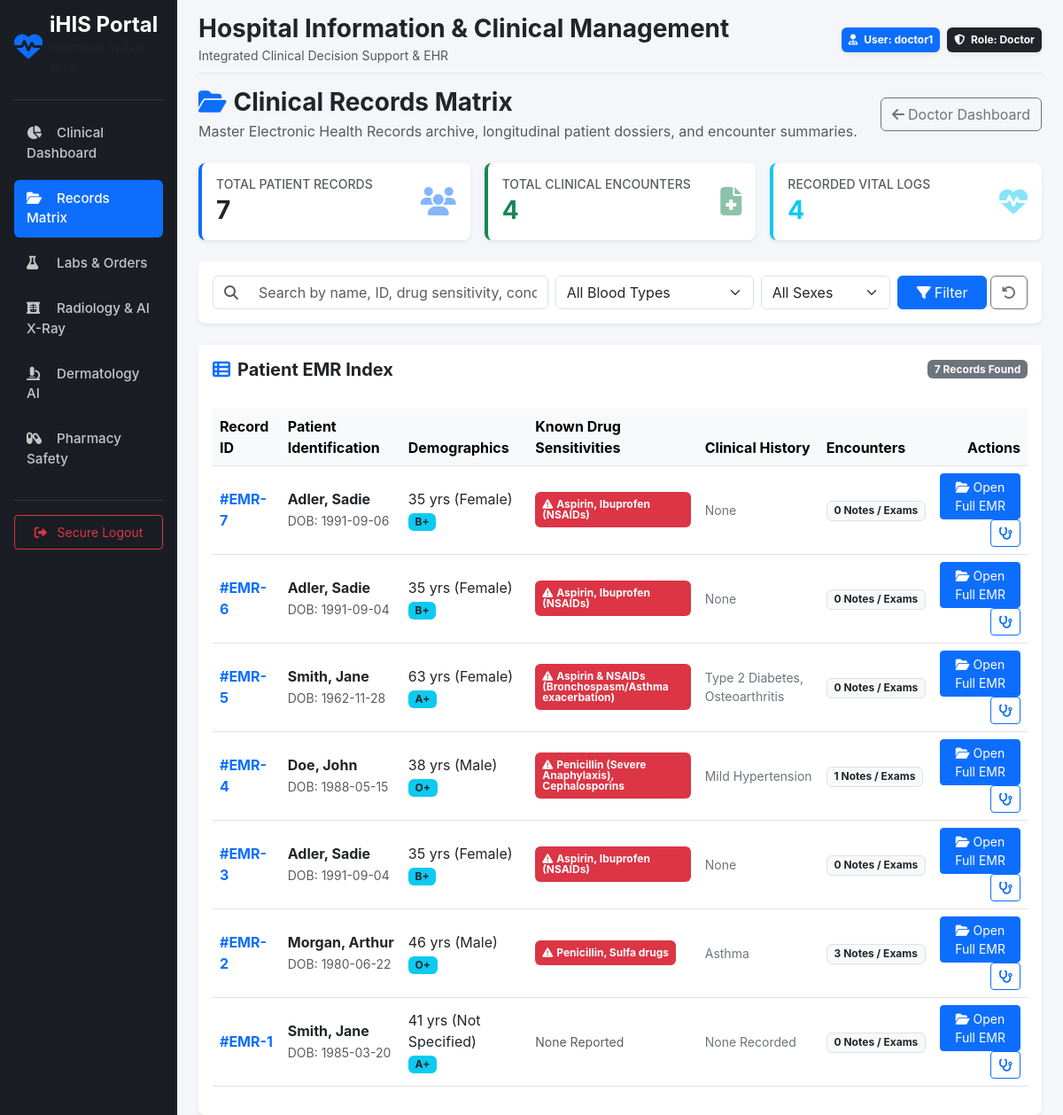
/clinical/records (signed in), run on the app's committed database.
### models/user.py (models this page shows, shortened)
class User(db.Model, UserMixin):
    __tablename__ = 'users'
    id = db.Column(db.Integer, primary_key=True)
    username = db.Column(db.String(80), unique=True, nullable=False, index=True)
    email = db.Column(db.String(120), unique=True, nullable=False, index=True)
    password_hash = db.Column(db.String(128), nullable=False)
    role_id = db.Column(db.Integer, db.ForeignKey('roles.id'), nullable=False)
    role = db.relationship('Role', backref=db.backref('users', lazy=True))
    created_at = db.Column(db.DateTime, default=datetime.utcnow)
    updated_at = db.Column(db.DateTime, default=datetime.utcnow, onupdate=datetime.utcnow)
    is_deleted = db.Column(db.Boolean, default=False, nullable=False) # Soft-delete mechanism

class Role(db.Model):
    __tablename__ = 'roles'
    id = db.Column(db.Integer, primary_key=True)
    name = db.Column(db.String(50), unique=True, nullable=False, index=True) # e.g., 'Doctor', 'Patient'
    description = db.Column(db.String(255))

### models/patient.py (models this page shows, shortened)
class Patient(db.Model):
    __tablename__ = 'patients'
    id = db.Column(db.Integer, primary_key=True)
    user_id = db.Column(db.Integer, db.ForeignKey('users.id'), unique=True, nullable=False)
    first_name = db.Column(db.String(100), nullable=False)
    last_name = db.Column(db.String(100), nullable=False, index=True)
    date_of_birth = db.Column(db.Date, nullable=False)
    gender = db.Column(db.String(20), default='Not Specified')  # Male, Female, Other
    blood_type = db.Column(db.String(5))
    phone = db.Column(db.String(30), nullable=True)
    allergies = db.Column(db.Text)               # General allergies (e.g. latex, dust, peanuts)
    drug_sensitivities = db.Column(db.Text)      # Specific drug sensitivities & adverse reactions
    chronic_diseases = db.Column(db.Text)
    created_at = db.Column(db.DateTime, default=datetime.utcnow)
    updated_at = db.Column(db.DateTime, default=datetime.utcnow, onupdate=datetime.utcnow)
    is_deleted = db.Column(db.Boolean, default=False, nullable=False)
    user = db.relationship('User', backref=db.backref('patient_profile', uselist=False))
    vital_signs = db.relationship('VitalSigns', backref='patient', lazy=True, order_by='desc(VitalSigns.recorded_at)')
    medical_records = db.relationship('MedicalRecord', backref='patient', lazy=True, order_by='desc(MedicalRecord.created_at)')
    lab_orders = db.relationship('LabOrder', backref='patient', lazy=True, order_by='desc(LabOrder.created_at)')
    radiology_orders = db.relationship('RadiologyOrder', backref='patient', lazy=True, order_by='desc(RadiologyOrder.created_at)')
    prescriptions = db.relationship('Prescription', backref='patient', lazy=True, order_by='desc(Prescription.created_at)')
    @property
    def age(self):
        if not self.date_of_birth:
            return "N/A"
        today = date.today()
        calculated_age = today.year - self.date_of_birth.year - ((today.month, today.day) < (self.date_of_birth.month, self.date_of_birth.day))
        return calculated_age

### routes/clinical.py (the view, shortened to what this page needs)
@clinical_bp.route('/records')
@login_required
@roles_required('Doctor', 'Admin', 'Dentist', 'Rehab Therapist')
def records_matrix():
    search_query = request.args.get('q', '').strip()
    blood_filter = request.args.get('blood_type', 'all')
    gender_filter = request.args.get('gender', 'all')
    query = Patient.query.filter_by(is_deleted=False)
    if blood_filter != 'all':
        query = query.filter_by(blood_type=blood_filter)
    if gender_filter != 'all':
        query = query.filter_by(gender=gender_filter)
    patients = query.order_by(Patient.created_at.desc()).all()
    total_patients = Patient.query.filter_by(is_deleted=False).count()
    total_records = MedicalRecord.query.filter_by(is_deleted=False).count()
    total_vitals = VitalSigns.query.count()
    return render_template(
        'clinical/records_matrix.html',
        patients=patients,
        search_query=search_query,
        blood_filter=blood_filter,
        gender_filter=gender_filter,
        total_patients=total_patients,
        total_records=total_records,
        total_vitals=total_vitals
    )

### templates/clinical/records_matrix.html (shortened to what this page needs)
{% extends 'base.html' %}
{% block content %}
<div class="d-flex justify-content-between align-items-center mb-4">
    <div>
        <h3 class="fw-bold mb-1 text-dark"><i class="fa-solid fa-folder-open text-primary me-2"></i>Clinical Records Matrix</h3>
        <p class="text-muted mb-0">Master Electronic Health Records archive, longitudinal patient dossiers, and encounter summaries.</p>
    </div>
    <a href="{{ url_for('portals.doctor_dashboard') }}" class="btn btn-outline-secondary">
        <i class="fa-solid fa-arrow-left me-1"></i>Doctor Dashboard
    </a>
</div>
<div class="row g-3 mb-4">
    <div class="col-md-4">
        <div class="card border-0 border-start border-primary border-4 shadow-sm p-3 bg-white">
            <div class="d-flex justify-content-between align-items-center">
                <div>
                    <h6 class="text-muted text-uppercase small mb-1">Total Patient Records</h6>
                    <h3 class="fw-bold mb-0 text-dark">{{ total_patients }}</h3>
                </div>
                <i class="fa-solid fa-users fa-2x text-primary opacity-50"></i>
            </div>
        </div>
    </div>
    <div class="col-md-4">
        <div class="card border-0 border-start border-success border-4 shadow-sm p-3 bg-white">
            <div class="d-flex justify-content-between align-items-center">
                <div>
                    <h6 class="text-muted text-uppercase small mb-1">Total Clinical Encounters</h6>
                    <h3 class="fw-bold mb-0 text-success">{{ total_records }}</h3>
                </div>
                <i class="fa-solid fa-file-medical fa-2x text-success opacity-50"></i>
            </div>
        </div>
    </div>
    <div class="col-md-4">
        <div class="card border-0 border-start border-info border-4 shadow-sm p-3 bg-white">
            <div class="d-flex justify-content-between align-items-center">
                <div>
                    <h6 class="text-muted text-uppercase small mb-1">Recorded Vital Logs</h6>
                    <h3 class="fw-bold mb-0 text-info">{{ total_vitals }}</h3>
                </div>
                <i class="fa-solid fa-heart-pulse fa-2x text-info opacity-50"></i>
            </div>
        </div>
    </div>
</div>
<div class="card border-0 shadow-sm mb-4">
    <div class="card-body p-3">
        <form method="GET" action="{{ url_for('clinical.records_matrix') }}" class="row g-2 align-items-center">
            <div class="col-md-5">
                <div class="input-group">
                    <span class="input-group-text bg-white border-end-0"><i class="fa-solid fa-magnifying-glass text-muted"></i></span>
                    <input type="text" name="q" class="form-control border-start-0" placeholder="Search by name, ID, drug sensitivity, condition..." value="{{ search_query }}">
                </div>
            </div>
            <div class="col-md-3">
                <select name="blood_type" class="form-select">
                    <option value="all" {% if blood_filter == 'all' %}selected{% endif %}>All Blood Types</option>
                </select>
            </div>
            <div class="col-md-2">
                <select name="gender" class="form-select">
                    <option value="all" {% if gender_filter == 'all' %}selected{% endif %}>All Sexes</option>
                </select>
            </div>
            <div class="col-md-2 d-flex gap-1">
                <button type="submit" class="btn btn-primary w-100"><i class="fa-solid fa-filter me-1"></i>Filter</button>
                <a href="{{ url_for('clinical.records_matrix') }}" class="btn btn-outline-secondary" title="Reset Filters"><i class="fa-solid fa-rotate-left"></i></a>
            </div>
        </form>
    </div>
</div>
<div class="card border-0 shadow-sm">
    <div class="card-header bg-white border-0 py-3 d-flex justify-content-between align-items-center">
        <h5 class="mb-0 text-dark fw-bold"><i class="fa-solid fa-table-list me-2 text-primary"></i>Patient EMR Index</h5>
        <span class="badge bg-secondary">{{ patients|length }} Records Found</span>
    </div>
    <div class="table-responsive p-3">
        <table class="table table-hover align-middle">
            <thead class="table-light text-secondary">
                <tr>
                    <th>Record ID</th>
                    <th>Patient Identification</th>
                    <th>Demographics</th>
                    <th>Known Drug Sensitivities</th>
                    <th>Clinical History</th>
                    <th>Encounters</th>
                    <th class="text-end">Actions</th>
                </tr>
            </thead>
            <tbody>
                {% if patients %}
                    {% for p in patients %}
                    <tr>
                        <td class="fw-bold text-primary">#EMR-{{ p.id }}</td>
                        <td>
                            <div class="fw-bold text-dark">{{ p.last_name }}, {{ p.first_name }}</div>
                            <small class="text-muted">DOB: {{ p.date_of_birth }}</small>
                        </td>
                        <td>
                            <div>{{ p.age }} yrs ({{ p.gender }})</div>
                            <span class="badge bg-info text-dark">{{ p.blood_type }}</span>
                        </td>
                        <td>
                            {% if p.drug_sensitivities and p.drug_sensitivities != 'None Known' and p.drug_sensitivities != 'None Reported' %}
                                <span class="badge bg-danger text-wrap text-start p-2" style="max-width: 220px;">
                                    <i class="fa-solid fa-triangle-exclamation me-1"></i>{{ p.drug_sensitivities }}
                                </span>
                            {% else %}
                                <span class="text-muted small">None Reported</span>
                            {% endif %}
                        </td>
                        <td class="small text-secondary" style="max-width: 220px;">
                            {{ p.chronic_diseases or 'None Recorded' }}
                        </td>
                        <td>
                            <span class="badge bg-light text-dark border">{{ p.medical_records|length }} Notes / Exams</span>
                        </td>
                        <td class="text-end">
                            <a href="{{ url_for('clinical.patient_records', patient_id=p.id) }}" class="btn btn-sm btn-primary">
                                <i class="fa-solid fa-folder-open me-1"></i>Open Full EMR
                            </a>
                            <a href="{{ url_for('clinical.examination_sheet', patient_id=p.id) }}" class="btn btn-sm btn-outline-primary" title="New Examination">
                                <i class="fa-solid fa-stethoscope"></i>
                            </a>
                        </td>
                    </tr>
                    {% endfor %}
                {% endif %}
            </tbody>
        </table>
    </div>
</div>
{% endblock %}

### templates/base.html (shortened to what this page needs)
<!DOCTYPE html>
<html lang="en">
<head>
    <link href="https://cdn.jsdelivr.net/npm/bootstrap@5.3.0/dist/css/bootstrap.min.css" rel="stylesheet">
    <link href="https://cdnjs.cloudflare.com/ajax/libs/font-awesome/6.4.0/css/all.min.css" rel="stylesheet">
</head>
<body>
    <div class="container-fluid">
        <div class="row">
            <nav class="col-md-3 col-lg-2 d-md-block sidebar collapse p-3 shadow">
                <div class="d-flex align-items-center mb-4 text-white text-decoration-none">
                    <i class="fa-solid fa-heart-pulse fa-2x me-2 text-primary"></i>
                    <div>
                        <span class="fs-4 fw-bold d-block lh-1">iHIS Portal</span>
                        <small class="text-muted" style="font-size: 0.75rem;">Healthcare System 2026</small>
                    </div>
                </div>
                <hr class="border-secondary">
                <ul class="nav nav-pills flex-column mb-auto">
                    <li class="nav-item">
                        <a href="/portal/doctor" class="nav-link {% if request.path == '/portal/doctor' %}active{% endif %}">
                            <i class="fa-solid fa-chart-pie me-2"></i> Clinical Dashboard
                        </a>
                    </li>
                    <li>
                        <a href="{{ url_for('clinical.records_matrix') }}" class="nav-link {% if '/clinical/records' in request.path or '/clinical/patient' in request.path or '/clinical/examination' in request.path %}active{% endif %}">
                            <i class="fa-solid fa-folder-open me-2"></i> Records Matrix
                        </a>
                    </li>
                    <li>
                        <a href="{{ url_for('orders.orders_hub') }}" class="nav-link {% if '/orders' in request.path %}active{% endif %}">
                            <i class="fa-solid fa-flask me-2"></i> Labs & Orders
                        </a>
                    </li>
                    <li>
                        <a href="{{ url_for('radiology.dashboard') }}" class="nav-link {% if '/radiology' in request.path %}active{% endif %}">
                            <i class="fa-solid fa-x-ray me-2"></i> Radiology & AI X-Ray
                        </a>
                    </li>
                    <li>
                        <a href="{{ url_for('dermatology.analyze_lesion') }}" class="nav-link {% if '/dermatology' in request.path %}active{% endif %}">
                            <i class="fa-solid fa-microscope me-2"></i> Dermatology AI
                        </a>
                    </li>
                    <li>
                        <a href="/pharmacy/review" class="nav-link {% if '/pharmacy' in request.path %}active{% endif %}">
                            <i class="fa-solid fa-capsules me-2"></i> Pharmacy Safety
                        </a>
                    </li>
                </ul>
                <hr class="border-secondary">
                <div class="dropdown">
                    <a href="{{ url_for('auth.logout') }}" class="btn btn-outline-danger w-100 btn-sm py-2">
                        <i class="fa-solid fa-right-from-bracket me-2"></i> Secure Logout
                    </a>
                </div>
            </nav>
            <main class="col-md-9 ms-sm-auto col-lg-10 px-md-4 main-content">
                <div class="d-flex justify-content-between flex-wrap flex-md-nowrap align-items-center pt-3 pb-2 mb-3 border-bottom">
                    <div>
                        <h2 class="h3 text-dark fw-bold mb-0">Hospital Information & Clinical Management</h2>
                        <small class="text-muted">Integrated Clinical Decision Support & EHR</small>
                    </div>
                    <div class="d-flex align-items-center">
                        <div class="badge bg-primary p-2 shadow-sm me-2">
                            <i class="fa-solid fa-user-doctor me-1"></i> User: {{ current_user.username }}
                        </div>
                        <div class="badge bg-dark p-2 shadow-sm">
                            <i class="fa-solid fa-shield-halved me-1"></i> Role: {{ current_user.role.name }}
                        </div>
                    </div>
                </div>
                {% block content %}{% endblock %}
            </main>
        </div>
    </div>
</body>
</html>

### data on the page
User: username "doctor1"
Role: role.name "Doctor"
Patient: id "7", last_name "Adler", first_name "Sadie", date_of_birth "1991-09-06", age "35", gender "Female", blood_type "B+", drug_sensitivities "Aspirin, Ibuprofen (NSAIDs)", chronic_diseases "None", medical_records|length "0"
Patient: id "6", last_name "Adler", first_name "Sadie", date_of_birth "1991-09-04", age "35", gender "Female", blood_type "B+", drug_sensitivities "Aspirin, Ibuprofen (NSAIDs)", chronic_diseases "None", medical_records|length "0"
Patient: id "5", last_name "Smith", first_name "Jane", date_of_birth "1962-11-28", age "63", gender "Female", blood_type "A+", drug_sensitivities "Aspirin & NSAIDs (Bronchospasm/Asthma exacerbation)", chronic_diseases "Type 2 Diabetes, Osteoarthritis", medical_records|length "0"
Patient: id "4", last_name "Doe", first_name "John", date_of_birth "1988-05-15", age "38", gender "Male", blood_type "O+", drug_sensitivities "Penicillin (Severe Anaphylaxis), Cephalosporins", chronic_diseases "Mild Hypertension", medical_records|length "1"
Patient: id "3", last_name "Adler", first_name "Sadie", date_of_birth "1991-09-04", age "35", gender "Female", blood_type "B+", drug_sensitivities "Aspirin, Ibuprofen (NSAIDs)", chronic_diseases "None", medical_records|length "0"
Patient: id "2", last_name "Morgan", first_name "Arthur", date_of_birth "1980-06-22", age "46", gender "Male", blood_type "O+", drug_sensitivities "Penicillin, Sulfa drugs", chronic_diseases "Asthma", medical_records|length "3"
Patient: id "1", last_name "Smith", first_name "Jane", date_of_birth "1985-03-20", age "41", gender "Not Specified", blood_type "A+", shows "None Reported", chronic_diseases "None Recorded", medical_records|length "0"

### other printed values
{{ total_patients }} "7"
{{ total_records }} "4"
{{ total_vitals }} "4"
{{ patients|length }} "7"
